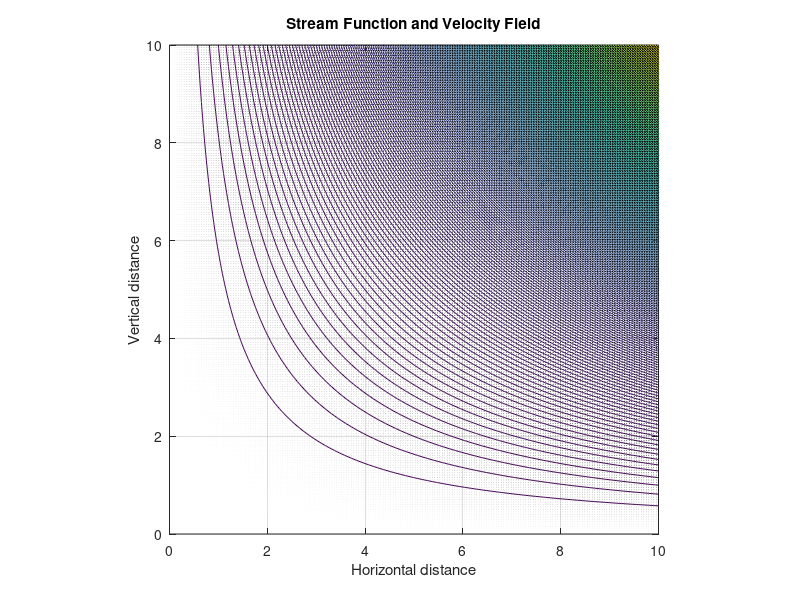

Write MATLAB code to recreate this figure.
% Domain
x = linspace(0,10,200);
y = linspace(0,10,200);
[X,Y] = meshgrid(x,y);

% Velocity field
U = X.^2 .* Y;
V = -X .* Y.^2;

% Stream function
psi = 0.5 * X.^2 .* Y.^2;

% Plot stream function (streamlines)
figure;
contour(X,Y,psi,300);      % 30 contour levels
hold on;
quiver(X,Y,U,V,'k');      % velocity vectors
hold off;

xlabel('Horizontal distance');
ylabel('Vertical distance');
title('Stream Function and Velocity Field');
axis equal;
grid on;
